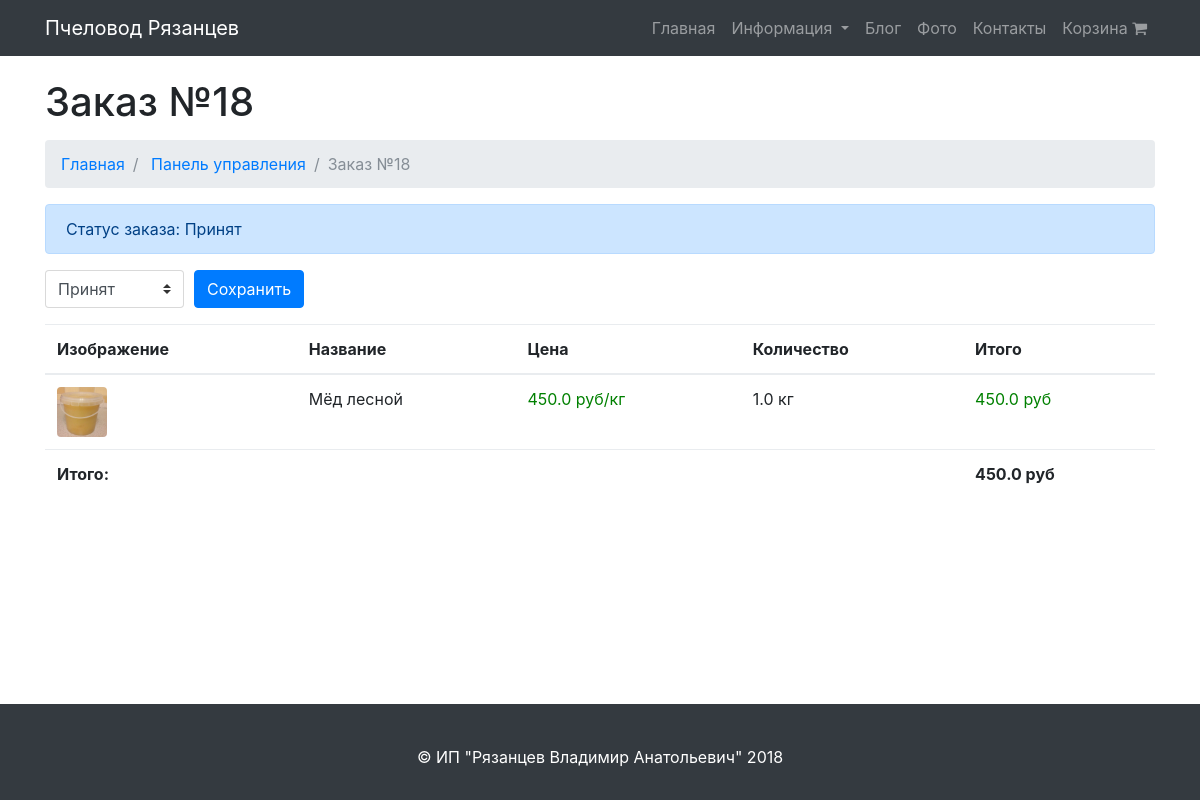
/control/order/18/, run on an earlier commit of the app's database.
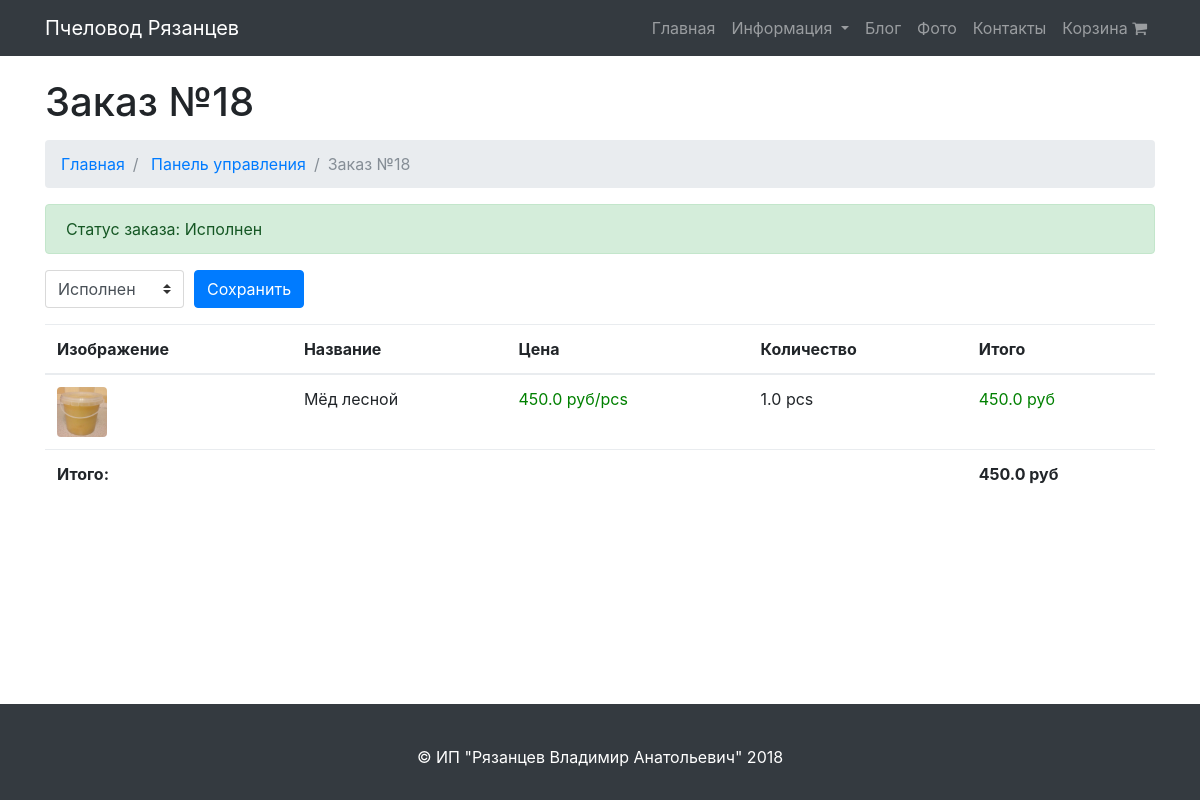
And on a later commit of the database.
### store/models.py (models this page shows, shortened)
class Order(models.Model):
    accepted = 'Принят'
    execution = 'Исполнение'
    executed = 'Исполнен'
    canceled = 'Отменён'
    status_classifier = (
        (accepted, 'Принят'),
        (execution, 'Исполнение'),
        (executed, 'Исполнен'),
        (canceled, 'Отменён'),
    )
    uuid = models.UUIDField(default=uuid.uuid4, editable=False)
    email = models.EmailField(blank=True, null=True)
    phone = models.CharField(max_length=20)
    date = models.DateTimeField(default=timezone.now)
    status = models.CharField(max_length=10, choices=status_classifier, default=accepted)

class OrderItem(models.Model):
    product = models.ForeignKey(Product)
    quantity = models.FloatField()
    order = models.ForeignKey(Order)

class Product(models.Model):
    kg = u'кг'
    pcs = u'шт'
    measure_classifier = (
        (kg, 'кг'),
        (pcs, 'шт'),
    )
    photo = models.ImageField(upload_to="images")
    name = models.CharField(max_length=500)
    short_description = models.TextField()
    description = models.TextField()
    price = models.FloatField()
    measure = models.CharField(max_length=10, choices=measure_classifier, default=kg)
    in_stock = models.BooleanField(default=True)

### control_panel/views.py (the view)
# urls.py: url(r'^control/order/(?P<id>\d+)/$', views.control_order, name='control_order'),
def control_order(request, id):
    order = Order.objects.get(id=id)
    order_item_list = OrderItem.objects.filter(order=order)
    sum_order = 0
    for item in order_item_list:
        sum_order += item.quantity * item.product.price
    return render(
        request,
        "control_panel/order.html",
        {
            "order": order,
            "order_item_list": order_item_list,
            "sum_order": sum_order,
        }
    )

### store/templatetags/poll_extras.py (called while the page is built)
@register.filter
def mul(value, arg):
    try:
        value = float(value)
        arg = float(arg)
        if arg: return value * arg
    except:
        pass
    return ''

### templates/control_panel/order.html (shortened to what this page needs)
{% extends "base.html" %}
{% load poll_extras %}
{% block content %}
    <div class="container">
        <h1 class="mt-4 mb-3">Заказ №{{ order.id }}
        </h1>
        <ol class="breadcrumb">
            <li class="breadcrumb-item">
                <a href="{% url "index" %}">Главная</a>
            </li>
            <li class="breadcrumb-item">
                <a href="{% url "control" %}">Панель управления</a>
            </li>
            <li class="breadcrumb-item active">Заказ №{{ order.id }}</li>
        </ol>
        {% if order.status == 'Принят' or order.status == 'Исполнение' %}
            <div class="alert alert-primary" role="alert">
                Статус заказа: {{ order.status }}
            </div>
        {% elif order.status == 'Исполнен' %}
            <div class="alert alert-success" role="alert">
                Статус заказа: {{ order.status }}
            </div>
        {% elif order.status == 'Отменён' %}
            <div class="alert alert-danger" role="alert">
                Статус заказа: {{ order.status }}
            </div>
        {% endif %}
        <form action="{% url "change_order_status" id=order.id %}" method="post">
            <div class="input-group mb-3">
                <select name="status" class="custom-select" id="inputSelectStatus">
                    <option value="Принят" {% if order.status == 'Принят' %}selected{% endif %}>Принят</option>
                    <option value="Исполнен" {% if order.status == 'Исполнен' %}selected{% endif %}>Исполнен</option>
                </select>
                <div class="input-group-append" style="margin-left: 10px">
                    <a>
                        <button class="btn btn-primary" type="submit">Сохранить</button>
                    </a>
                </div>
            </div>
        </form>
        <table class="table table-hover">
            <thead>
            <tr>
                <th>Изображение</th>
                <th>Название</th>
                <th>Цена</th>
                <th>Количество</th>
                <th>Итого</th>
            </tr>
            </thead>
            <tbody>
            {% for item in order_item_list %}
                <tr>
                    <td>
                        <a href="#">
                            <img height="50px" class="rounded mb-3 mb-md-0" src="{{ item.product.photo.url }}" alt="">
                        </a>
                    </td>
                    <td>{{ item.product.name }}</td>
                    <td><span style="color: green; ">{{ item.product.price }} руб/{{ item.product.measure }}</span></td>
                    <td>
                        {{ item.quantity }} {{ item.product.measure }}
                    </td>
                    <td>
                        <span style="color: green; ">{{ item.quantity|mul:item.product.price }} руб</span>
                    </td>
                </tr>
            {% endfor %}
            </tbody>
            <tfoot>
            <tr>
                <td><b>Итого:</b></td>
                <td></td>
                <td></td>
                <td></td>
                <td><b>{{ sum_order }} руб</b></td>
            </tr>
            </tfoot>
        </table>
    </div>
{% endblock %}

What changed in the data, as far as the page shows it:
changed Order id 18: status "Принят" → "Исполнен"
changed through a linked row, OrderItem "Мёд лесной": product.measure "кг" → "pcs"
